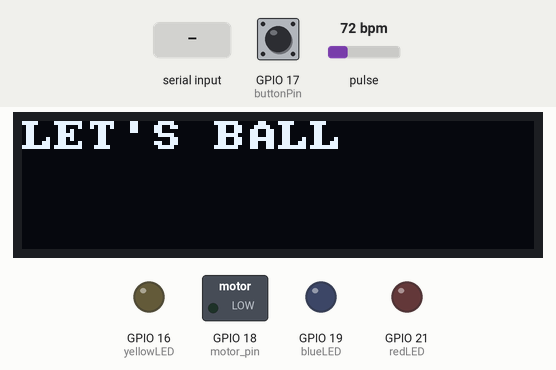
The sketch below on a simulated ESP32. On the bench: 128×32 one-colour display, switched loads named in the sketch (green lamp = pin HIGH), output pins drawn as LEDs (lit = HIGH). The inputs (shaded band) are chosen by the test bench; at power-on: GPIO 17 (buttonPin) LOW, pulse 72 bpm. Nothing arrives over Bluetooth unless stated.

Above: at 1.2 s.
1.3 s: "GAME OVER!!\n" received over the second serial link
At 2.1 s:
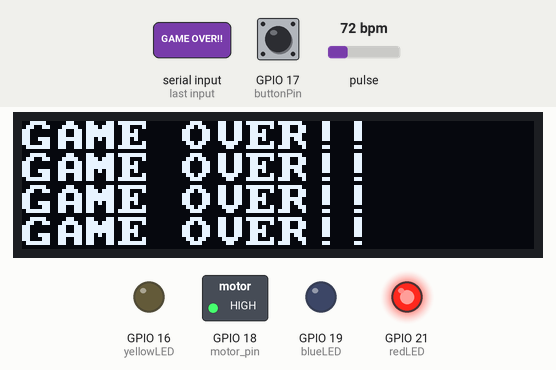
4.3 s: "stop\n" received over the second serial link
At 6.4 s:
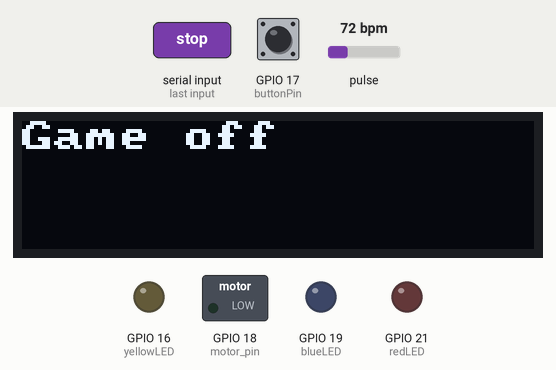
6.8 s: "start\n" received over the second serial link
At 8.0 s:
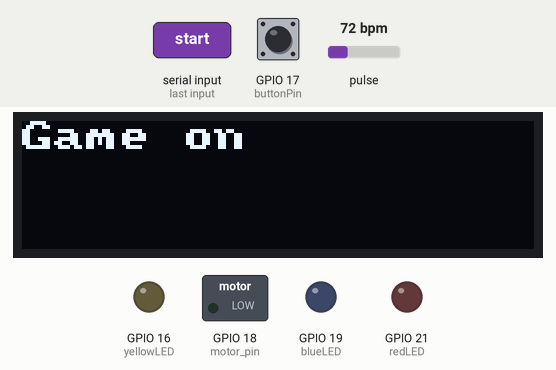
8.3 s: "GAME OVER!!\n" received over the second serial link
At 8.7 s:
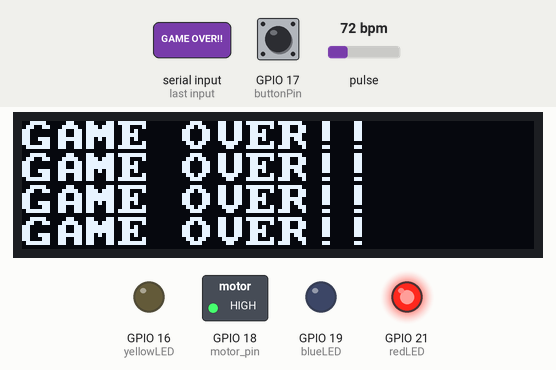
11.3 s: "POINT\n" received over the second serial link
At 13.3 s:
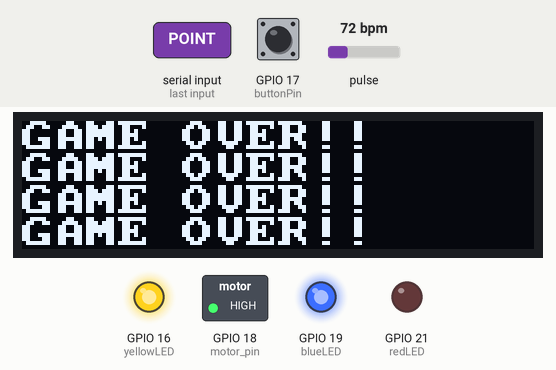
Timing chart, 0 to 15.3 s (numbered marks = the images above; inputs shaded):
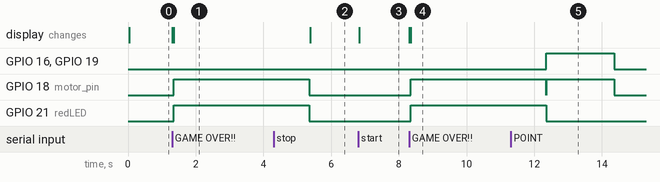

Measured:
- after the input at 1.3 s, GPIO 18 (motor_pin), GPIO 21 (redLED): LOW → HIGH after 0.05 s; the display: first changes at once (image 1 shows a later state)
- after the input at 4.3 s, the display: changes after 1.1 s (image 2)
- after the input at 6.8 s, the display: first changes at once (image 3 shows a later state)
- after the input at 8.3 s, GPIO 18 (motor_pin), GPIO 21 (redLED): LOW → HIGH after 0.05 s; the display: first changes at once (image 4 shows a later state)
- after the input at 11.3 s, GPIO 16 (yellowLED), GPIO 19 (blueLED): LOW → HIGH after 1.1 s, → LOW 2.0 s later

The sketch:

BasketballGame.ino
```cpp
const int buttonPin = 17; const int redLED = 21;
const int yellowLED = 16; const int blueLED = 19;
const int motor_pin = 18;

int buttonState = LOW;
int lastButtonState = LOW;

int ppg = 0;        // PPG from readPhotoSensor() (in Photodetector tab)
int sampleTime = 0; // Time of last sample (in Sampling tab)
bool game_on = false;
bool lights = false;
bool sending;
int anything = 0;

int now_time = 0; int previous_time = 0;

int indexer = -1;
int indexer_end = -1;
String buzz_me = "";
String end_me = "";

void setup() {
  setupCommunication();
  setupDisplay();
  setupPhotoSensor();
  sending = false;
  writeDisplay("LET'S BALL", 0, true);
  pinMode(redLED, OUTPUT);
  pinMode(blueLED, OUTPUT);
  pinMode(yellowLED, OUTPUT);
  pinMode(motor_pin, OUTPUT);
}

void loop() {
  // put your main code here, to run repeatedly:
  buttonState = digitalRead(buttonPin);
  if (buttonState != lastButtonState) { //button presses send fire commands
    if (buttonState == HIGH) {
      game_on = true;
    }
    delay(50);
    lastButtonState = buttonState;
  }

  String command = receiveMessage();
  buzz_me = command.c_str();
  indexer = buzz_me.indexOf("POINT");
  end_me = command.c_str();
  indexer_end = end_me.indexOf("GAME OVER!!");
  now_time = millis();

  if (command == "stop") {
    sending = false;
    writeDisplay("Game off", 0, true);
  }

  else if (command == "start") {
    sending = true;
    writeDisplay("Game on", 0, true);
  }

  else if (command != "" && indexer == -1) {
    writeDisplayCSV(command.c_str(), 3);
  }

  if (indexer != -1) { //maybe potential issue w timing for the stuff not turning on (think space invaders type error)
//    anything++;
    previous_time = millis();
    digitalWrite(blueLED, HIGH);
    digitalWrite(yellowLED, HIGH);
    // blue and yellow bc steph curry w the shot boi (dubs in 6)
    digitalWrite(motor_pin, HIGH);
    lights = true;
  }

  if (now_time - previous_time >= 2000 && lights) {
//    anything++;
    digitalWrite(blueLED, LOW);
    digitalWrite(yellowLED, LOW);
    digitalWrite(motor_pin, LOW);
    lights = false;
    previous_time = now_time;
  }

  if (indexer_end != -1) {
    digitalWrite(redLED, HIGH);
    digitalWrite(motor_pin, HIGH);
    delay(4000);
    digitalWrite(redLED, LOW);
    digitalWrite(motor_pin, LOW);
  }

  if (sending && sampleSensors()) { //&& game_on
    String response = String(sampleTime) + ",";
    response += String(ppg);
    response += "," + String(anything);
    sendMessage(response);
  }
}
```

Communication.ino
```cpp
/*
 * Precompiler directive elegance: 0 == Serial, 1 == Bluetooth
 */
#define USE_BT 1

/*
 * This block allows us to use "Ser" throughout our codebase.
 * This makes the code to be protocol-agnostic.
 * Whether using Bluetooth or USB Serial, we will reference it as Ser.
 */
#if USE_BT
  #include "BluetoothSerial.h"
  BluetoothSerial BTSerial;     // instantiate a BT object
  #define Ser BTSerial          // substitute Ser for SerialBT
#else
  #define Ser Serial            // substitute Ser for Serial
#endif

/*
 * Initialize the communication protocol (either HW Serial or BT)
 */
void setupCommunication() {
  #if USE_BT
    Ser.begin("TristanArduinoBT"); // any unique name for BT
  #else
    Ser.begin(115200);
  #endif
}

/*
 * Receive a message one character at a time, stopping at a newline ('\n')
 */
String receiveMessage() {
  String message = "";
  if (Ser.available() > 0) {
    while (true) {
      char c = Ser.read();
      if (c != char(-1)) {
        if (c == '\n')
          break;
        message += c;
      }
    }
  }
  return message;
}

/*
 * Send a message over the communication protocol
 */
void sendMessage(String message) {
  Ser.println(message);
}
```

Display.ino
```cpp
// OLED Library includes
#include "U8x8lib.h" // include the fast graphics library
#include "Wire.h"    // include the I2C library

/*
 * Instantiate the display object "oled" and reset it using the
 * predefined argument "U8X8_PIN_NONE"
 * NOTE: if you have trouble with this constructor call, your OS
 * might require that you specify the I2C pins (22 and 23) as
 * arguments. If that is the case, you would change the call to this:
 * U8X8_SSD1306_128X32_UNIVISION_HW_I2C oled(U8X8_PIN_NONE, 22, 23);
 */
U8X8_SSD1306_128X32_UNIVISION_HW_I2C oled(U8X8_PIN_NONE,33,32);

// Clear the display no more than once per second
const int MAX_REFRESH = 1000;
unsigned long lastClear = 0;

void setupDisplay() {
    oled.begin(); // Initializes u8x8 object
    oled.setPowerSave(0); // Makes sure OLED doesn't go to sleep
    oled.setFont(u8x8_font_amstrad_cpc_extended_r); // Set the font
    oled.setCursor(0, 0); //Sets the cursor at the top left corner
}

/*
 * A function to write a message on the OLED display.
 * The "row" argument specifies which row to print on: [0,1,2,3].
 * The "erase" argument specifies if the display should be cleared.
 */
void writeDisplay(const char * message, int row, bool erase) {
    unsigned long now = millis();
    //if erase is true and it's been longer than MAX_REFRESH (1s)
    if(erase && (millis() - lastClear >= MAX_REFRESH)) {
        oled.clearDisplay();
        lastClear = now;
    }
    oled.setCursor(0, row);
    oled.print(message);
}

/*
 * A function to write a CSV message on multiple lines on the OLED.
 * The "commaCount" argument says how many commas are in the String.
 * NOTE: The OLED can only display 4 lines (a maximum of 3 commas).
 */
void writeDisplayCSV(String message, int commaCount) {
     int startIndex = 0;
     for(int i=0; i<=commaCount; i++) {
          // find the index of the comma and store it in startIndex
          int index = message.indexOf(',', startIndex);

          // take everything in the string up until the comma
          String subMessage = message.substring(startIndex, index);

          startIndex = index + 1; // skip over the comma

          // Write the substring onto the OLED!
          writeDisplay(subMessage.c_str(), i, false);
     }
}
```

Photodetector.ino
```cpp
/*
 * Photo Sensor (PPG) Include and Settings
 */
#include <Wire.h>     // include the Wire protocol (for I2C communication)
#include "MAX30105.h" // include the Photodetector library
MAX30105 photoSensor; // instantiate the Photodetector object
const int MAX_READING = 32767; // 2^15-1; might change w/config – TEST IT!!

/*
 * Initialize the sensor to use red, green, and IR LEDs for the best signal
 */
void setupPhotoSensor() {
  // Use default I2C port at 400kHz speed
  if(!photoSensor.begin(Wire, I2C_SPEED_FAST)) {
    sendMessage("MAX30101 not found. Please check wiring/power.");
    while(1); // “Halt program” by looping forever
  }

  // Sensor settings to get 50 Hz signal. See the datasheet for more info:
  // https://cdn.sparkfun.com/assets/8/1/c/9/0/MAX30101_Datasheet.pdf
  byte ledBrightness = 0x1F; // Options: 0==Off to 255==50mA (0x1F==50/8mA)
  byte sampleAverage = 4;    // Options: 1, 2, 4, 8, 16, 32
  byte ledMode = 3;          // Options: 1==R, 2==R+IR, 3==R+G+IR
  int sampleRate = 400;      // Options: 50,100,200,400,800,1000,1600,3200
  int pulseWidth = 215;      // Options: 69, 118, 215, 411
  int adcRange = 16384;      // Options: 2048, 4096, 8192, 16384

  // Configure sensor with these settings
  photoSensor.setup(ledBrightness, sampleAverage, ledMode, sampleRate, pulseWidth, adcRange);
}

/*
 * We are reading the IR signal here, but you should experiment with it.
 * The signal is negated because of the inverse relationship with blood
 * volume - a small reading means most absorption (peak of pulse).
 */
void readPhotoSensor() {
  // Get heartbeat pulse data and invert it
  ppg = MAX_READING - photoSensor.getIR();
}
```

Sampling.ino
```cpp
int sampleRate = 50;                  // Sensor reading Frequency (Hz)
unsigned long sampleDelay = 1e6/sampleRate; //Time(μs) between samples
unsigned long timeStart = 0;              //Start time timing variable
unsigned long timeEnd = 0;                  //End time timing variable

bool sampleSensors() {
  timeEnd = micros();
  if(timeEnd - timeStart >= sampleDelay) {
//    displaySampleRate(timeEnd);
    timeStart = timeEnd;

    // Read the sensors and store their outputs in global variables
    sampleTime = millis();
    //readAccelSensor();     // values stored in "ax", "ay", and "az"
    readPhotoSensor();     // value stored in "ppg
    return true;
  }

  return false;
}

void displaySampleRate(unsigned long currentTime) {
     int nSamples = 100;
     static int count = 0;
     static unsigned long lastTime = 0;

     count++;
     if(count == nSamples) {
     double avgRate = nSamples * 1e6 / (currentTime - lastTime);
     String message = String(avgRate) + " Hz";
     writeDisplay(message.c_str(), 3, false);

     // reset
    count = 0;
    lastTime = currentTime;
    }
}
```
